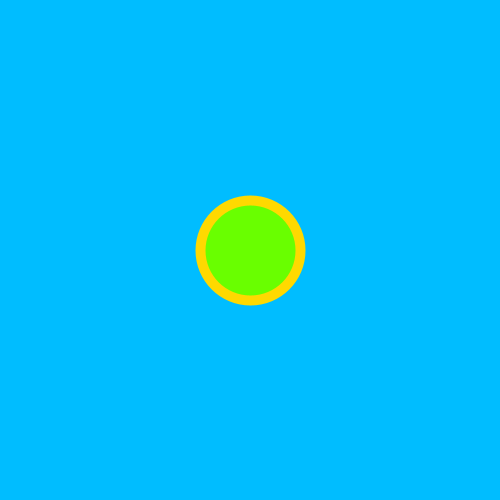
Frame 1 (no input)
Frame 60 (the mouse pressed at the canvas centre just before this capture): identical to frame 1, image omitted
Frame 120 (the mouse held since frame 60 and released just before this capture): identical to frame 1, image omitted

The Processing sketch that drew this single still picture (run headless with seeded random() and noise(); from frame 60 on, the mouse is pressed at the canvas centre):

// Processing sketch: s07e01Andres
// ── s07e01Andres.pde
//UDD-EXPRESION DIGITAL II
//s07e01Andres
//key CODED cambia tamaño y strokeWeight de elipse

int t1, t2, t3, sw1, sw2, sw3;

void setup() {
  size(500, 500);
  
  
  //tamaños elipse
  t3 = 100;
  t2 = 300;
  
  t1 = t3;
  
  //tamaños strokeWeight
  sw3 = 10;
  sw2 = 50;
  
  sw1 = sw3;
}

void draw() {
  background(0, 189, 255);
  fill(105, 255, 0);
  stroke(255, 217, 0);
  strokeWeight(sw1);
  ellipse(width/2, height/2, t1, t1);
}

void keyPressed() {
  if(key == CODED) {
    if(keyCode == LEFT) {
      t1 = t2;
    }
    if(keyCode == RIGHT) {
      t1 = t3;
    }
    if(keyCode == UP) {
      sw1 = sw2;
    }
    if(keyCode == DOWN) {
      sw1 = sw3;
    }
  }
}
  
  
  
  
